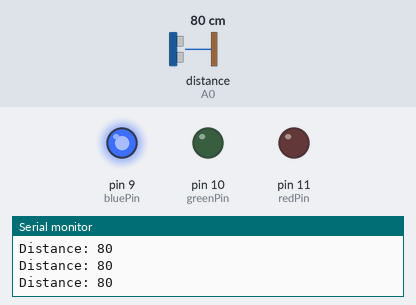
Bench run of a sketch on a simulated Arduino Uno, built with avr-gcc and run on an emulated ATmega328P. Shown: output pins drawn as LEDs (lit = HIGH), the last lines printed to the serial monitor. Inputs (shaded band) come from the test bench; at power-on: distance to the obstacle (sensor on A0) 80 cm.

Above: at 1.2 s.
1.3 s: distance to the obstacle (sensor on A0) set to 54 cm
2.8 s: distance to the obstacle (sensor on A0) set to 44 cm
At 4.0 s:
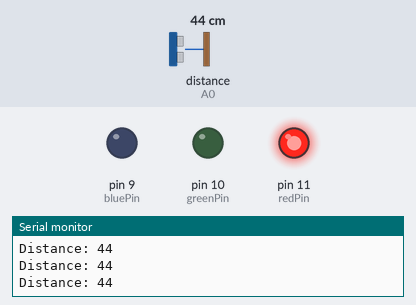
4.3 s: distance to the obstacle (sensor on A0) set to 120 cm
At 5.5 s:
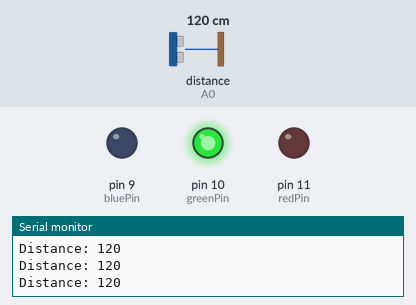
5.8 s: distance to the obstacle (sensor on A0) set to 102 cm
7.3 s: distance to the obstacle (sensor on A0) set to 97 cm
At 7.8 s:
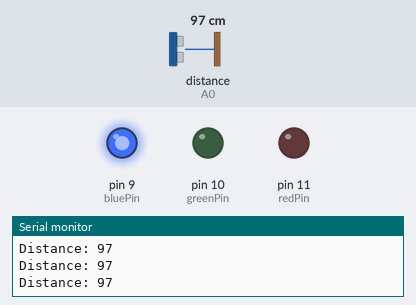
10.3 s: distance to the obstacle (sensor on A0) set to 2 cm
At 11.0 s:
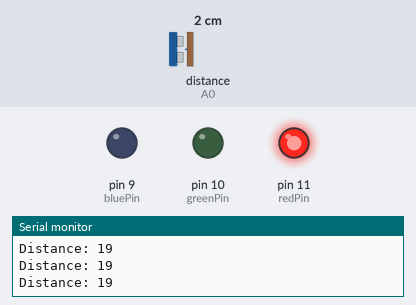
Timing chart, 0 to 12.8 s (numbered marks = the images above; inputs shaded):
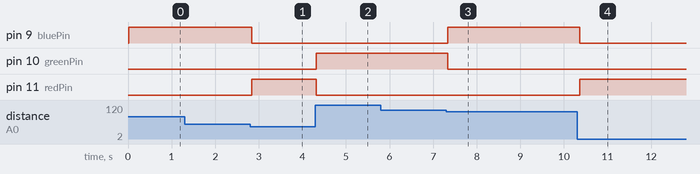

Measured:
- the behaviour switches between 49 and 48 cm on distance to the obstacle (sensor on A0) (found by bisection; images 0 and 1)
- the behaviour switches between 100 and 99 cm on distance to the obstacle (sensor on A0) (found by bisection; images 2 and 3)
- after the input at 2.8 s, pin 9 (bluePin): HIGH → LOW at once; pin 11 (redPin): LOW → HIGH at once
- after the input at 4.3 s, pin 10 (greenPin): LOW → HIGH at once; pin 11 (redPin): HIGH → LOW at once
- after the input at 7.3 s, pin 9 (bluePin): LOW → HIGH at once; pin 10 (greenPin): HIGH → LOW at once
- after the input at 10.3 s, pin 9 (bluePin): HIGH → LOW after 0.07 s; pin 11 (redPin): LOW → HIGH after 0.07 s

The sketch:

SharpSensorCm.ino
```cpp
#include <SharpIR.h>

#define ir A0
#define model 20150

boolean done=false;

SharpIR sharp(ir, 25, 93, model);

// ir: the pin where your sensor is attached
// 25: the number of readings the library will make before calculating a mean distance
// 93: the difference between two consecutive measurements to be taken as valid
// model: an int that determines your sensor:  1080 for GP2Y0A21Y
//                                            20150 for GP2Y0A02Y
//                                            (working distance range according to the datasheets)

int redPin = 11;
int greenPin = 10;
int bluePin = 9;

void setup() {
  Serial.begin(9600);
  pinMode (ir, INPUT);
  pinMode(redPin, OUTPUT);
  pinMode(greenPin, OUTPUT);
  pinMode(bluePin, OUTPUT);
}

void loop() {
  unsigned long pepe1=millis();  // takes the time before the loop on the library begins
  int dis=sharp.distance();  // this returns the distance to the object you're measuring

  Serial.print("Distance: ");  // returns it to the serial monitor
  Serial.println(dis);

  if (dis < 49) {
    setColor(255, 0, 0);  // red
  } else if (dis < 100) {
    setColor(0, 0, 255);  // blue
  } else {
    setColor(0, 255, 0);  // green
  }
  delay(50);
}

void setColor(int red, int green, int blue) {
  analogWrite(redPin, red);
  analogWrite(greenPin, green);
  analogWrite(bluePin, blue);
}
```
